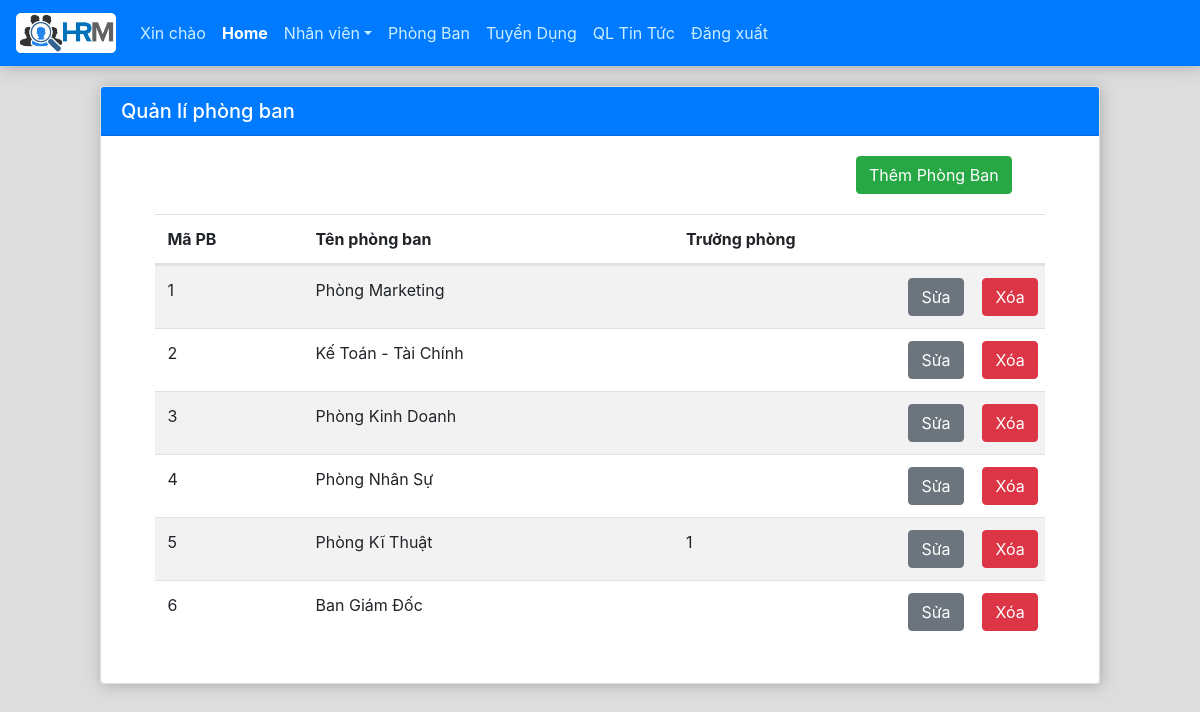
The app's page /view/quanliphongban.php (signed in) with its own data.
### tables this page shows
CREATE TABLE `phongban` (
  `MAPB` int(10) NOT NULL,
  `TenPB` varchar(50) NOT NULL,
  `trphg` int(10) DEFAULT NULL
);

### database/database.php (called while the page is built, shortened)
<?php
    class database
    {
        var $host = 'localhost';
        var $userdb = 'root';
        var $passworddb = '';
        var $database = 'hrm_web';
        var $conn = "";
        var $_sql = "";
        function __construct()
        {
            $this->conn = mysqli_connect($this->host,$this->userdb,$this->passworddb,$this->database) or die ('Cannot connect to server');
            mysqli_query($this->conn,"SET NAME 'UTF8'");
            mysqli_set_charset($this->conn,"utf8");
        }
        public function setQuery($sql)
        {
            $this->_sql = $sql;
        }
        public function countRows()
        {
            $query = mysqli_query($this->conn,$this->_sql);
            $result = mysqli_num_rows($query);
            return $result;
        }
        public function loadRowArray()
        {
            $query = mysqli_query($this->conn,$this->_sql);
            return $row = mysqli_fetch_all($query);
        }
    }
?>

### controller/c_phongban.php (called while the page is built, shortened)
<?php
    include("../model/m_phongban.php");
    class phongban_controller
    {
                ?>
                    <?php
        public function showPhongBan()
        {
            $truyvan = new truyvanphongban();
            $truyvan->selectAll();
            return $truyvan->row;
        }
    }
?>

### model/m_phongban.php (called while the page is built, shortened)
<?php
    include("../database/database.php");
    class truyvanphongban extends database
    {
        public function selectAll() {
            $sql = "SELECT * FROM `phongban`";
            $this->row = $this->loadRowArray();
            $this->num_rows = $this->countRows();
        }
    }
?>

### view/quanliphongban.php (the view, shortened to what this page needs)
<?php
    include("../controller/c_phongban.php");
    $phongban = new phongban_controller();
?>
<!DOCTYPE html>
<html lang="en">
<head>
    <link rel="stylesheet" href="fontawesome-free-5.5.0-web/css/all.css" type="text/css">
    <link rel="stylesheet" type="text/css" href="bootstrap/css/bootstrap.css">
    <link rel="stylesheet" type="text/css" href="css/home.css" />
    <link rel="stylesheet" href="css/quanliphongban.css" type="text/css">
</head>
<body conload="window.print();">
    <?php include("navbar.php");?>
    <div class="container-fluid">
            <?php
                $phongban->showMessage();
            ?>
        <div class="row justify-content-center">
            <div class="card card-quanliphongban">
                <h5 class="card-header bg-primary">
                    Quản lí phòng ban
                </h5>
                <div class="card-body">
                    <div class="row">
                        <button type="button" class="btn btn-success" id="btnThemPB">Thêm
                            Phòng Ban</button>
                    </div>
                    <div class="row div-phongban">
                        <table id="table-phongban" class="table table-striped">
                            <thead>
                                <tr class="d-flex">
                                    <th class="col-2">Mã PB</th>
                                    <th class="col-5">Tên phòng ban</th>
                                    <th class="col-3">Trưởng phòng</th>
                                    <th class="col-2"></th>
                                </tr>
                            </thead>
                            <tbody>
                                <?php
                                    $row = $phongban->showPhongBan();
                                    foreach($row as $value)
                                    {
                                        ?>
                                        <tr class="d-flex">
                                            <td class="col-2"><?php echo $value['0']; $id=$value['0'];?></td>
                                            <td class="col-5"><?php echo $value['1']?></td>
                                            <td class="col-3"><?php echo $value['2']?></td>
                                            <td class="col-1">
                                                <button type="button" class="btn btn-secondary" data-toggle="modal" data-target="#modal<?php echo $value['0'];?>">Sửa</button>
                                            </td>
                                            <form action="" method="POST" onsubmit="return confirm('Bạn thật sự muốn xóa phòng ban này?');">
                                            <td class="col-1">
                                                <button type="submit" class="btn btn-danger" name="btnXoaPhongBan">Xóa</button>
                                            </td>
                                            </form>
                                        </tr>
                                        <?php
                                    }
                                ?>
                            </tbody>
                        </table>
                    </div>
                </div>
            </div>
        </div>
    </div>
    </body>
</html>

### view/css/home.css (style rules this page uses)
* { margin: 0; padding: 0; }
body { background-color: #dddddd; }
#carouselExampleIndicators, .card { margin: 20px 10px; box-shadow: 1px 1px 15px 0px #aaaaaa; }

### view/css/quanliphongban.css (style rules this page uses)
.card-quanliphongban .card-header { color: white; }
.card-quanliphongban { width: 1000px; margin: 10px auto; box-shadow: 1px 1px 15px 0px #aaaaaa; }
#table-phongban { width: 90%; margin: 20px auto; }
#btnThemPB { margin-left: 750px; }

### records on screen
phongban: MAPB "1", TenPB "Phòng Marketing"
phongban: MAPB "2", TenPB "Kế Toán - Tài Chính"
phongban: MAPB "3", TenPB "Phòng Kinh Doanh"
phongban: MAPB "4", TenPB "Phòng Nhân Sự"
phongban: MAPB "5", TenPB "Phòng Kĩ Thuật", trphg "1"
phongban: MAPB "6", TenPB "Ban Giám Đốc"
